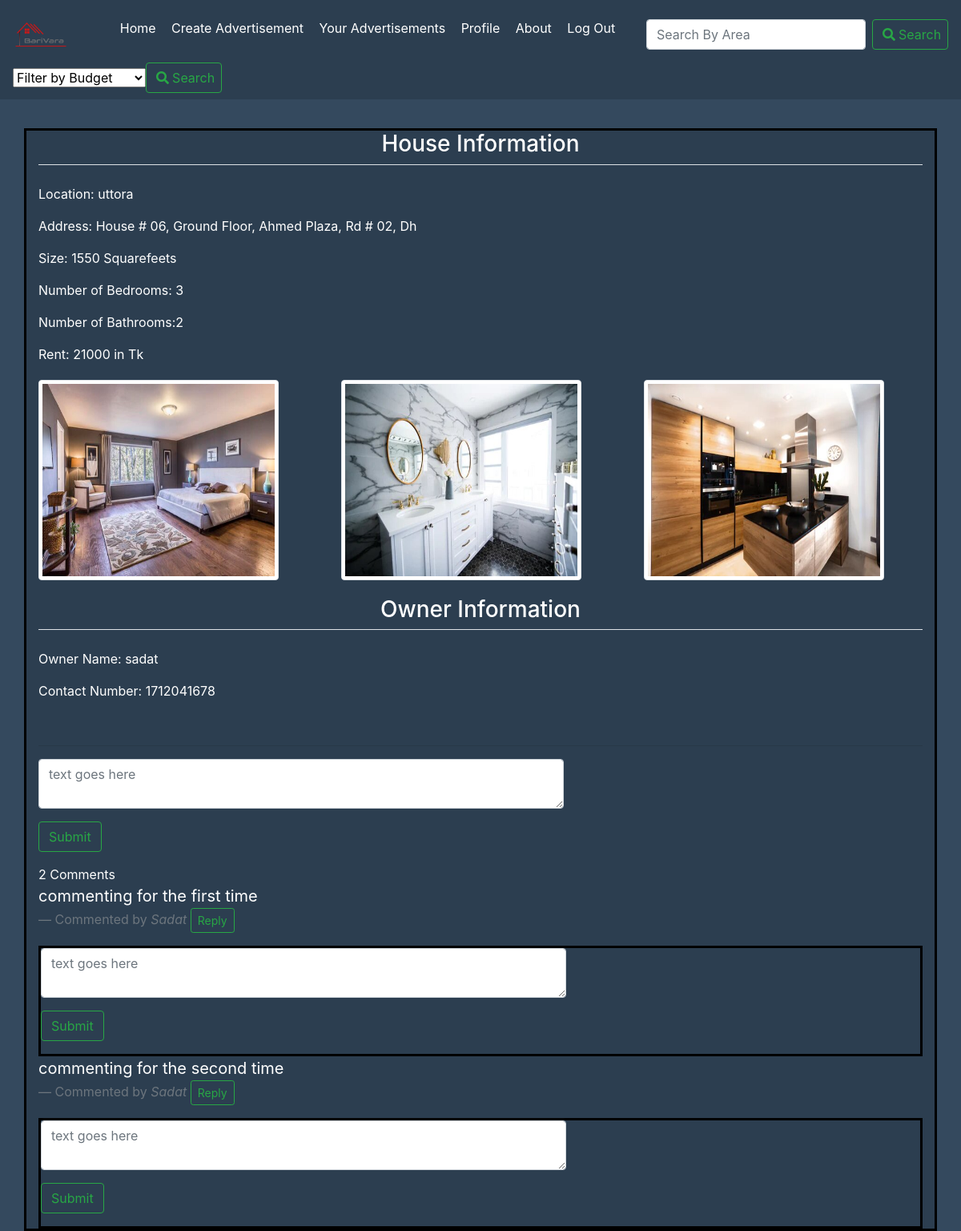
The page /BariVara/advertisement_details/8/ on the database its author committed.
### BariVara/models.py (models this page shows, shortened)
class advertisements(models.Model):
    PLACE=[
        ('mothijheel', 'Mothijheel'),
        ('bonosree', 'Bonosree'),
        ('mirpur', 'Mirpur'),
        ('khilgao', 'Khilgao'),
        ('gulshan', 'Gulshan'),
        ('badda', 'Badda'),
        ('uttora', 'Uttora'),
        ('banani', 'Banani'),
    ]
    place=models.CharField(max_length=30,choices=PLACE)
    address=models.CharField(max_length=50)
    bedroom=models.PositiveSmallIntegerField()
    bathroom=models.PositiveSmallIntegerField()
    rent=models.PositiveIntegerField()
    size=models.PositiveIntegerField()
    date_posted=models.DateTimeField(default=timezone.now)
    owner= models.ForeignKey(User,on_delete=models.CASCADE)
    number=models.PositiveIntegerField(null=True)

class images(models.Model):
    advertisement=models.ForeignKey(advertisements,on_delete=models.CASCADE)
    image=models.ImageField(upload_to='house_pics/',blank=True, null=True)

class Comment(models.Model):
    advertisement=models.ForeignKey(advertisements,on_delete=models.CASCADE)
    user=models.ForeignKey(User,on_delete=models.CASCADE)
    reply = models.ForeignKey('Comment' , null=True , related_name = "replies" , on_delete = models.CASCADE)
    content=models.TextField(max_length=200)
    timestamp=models.DateTimeField(auto_now_add=True)

### BariVara/views.py (the view)
# urls.py: path('advertisement_details/<int:id>/', views.advertisement_details, name='advertisement_details'),
def advertisement_details(request,id):
    advertisement = get_object_or_404(advertisements, id=id)
    Comments=Comment.objects.filter(advertisement=advertisements.objects.get(id=id) , reply = None)
    if request.method=='POST':
        form=commentForm(request.POST or None)
        if form.is_valid():
            content=request.POST.get('content')
            print(content)
            reply_id = request.POST.get('comment_id')
            print(reply_id)
            comment_qs = None
            if reply_id:
                comment_qs = Comment.objects.get(id=reply_id)
            comment=Comment.objects.create(advertisement=advertisements.objects.get(id=id),user=request.user,content=content , reply = comment_qs)
            print(content)
            comment.save()
            return HttpResponseRedirect(advertisement.get_absolute_url())
    else:
        form=commentForm()
    context={
        'advertisement':advertisements.objects.get(id=id),
        'comments':Comments,
        'form':form,
        }
    return render(request,'BariVara/advertisement_details.html',context)

### BariVara/forms.py
class commentForm(forms.ModelForm):
	content = forms.CharField(label="" , widget = forms.Textarea(attrs={'class': 'form-control' , 'placeholder': 'text goes here' , 'rows':'2' , 'cols': '60'}))
	class Meta:
		model = Comment
		fields = ('content',)

### BariVara/templates/BariVara/advertisement_details.html (shortened to what this page needs)
<!DOCTYPE html>
<html lang="en">
<head>
    {% load static %}
    <link rel="stylesheet" href="https://maxcdn.bootstrapcdn.com/bootstrap/4.0.0/css/bootstrap.min.css">
    <link rel="stylesheet" href="https://use.fontawesome.com/releases/v5.0.8/css/all.css">
</head>
<body>
    <nav class="navbar navbar-transparent " >
        <img src="{% static 'BariVara/Logo.png' %}">
        <ul>
            <li> <a href='{% url 'HomePage' %}'> Home </a></li>
            <li> <a href='{% url 'create_advertisements' %}'> Create Advertisement </a></li>
            <li> <a href='{% url 'your_advertisements' %}'> Your Advertisements </a></li>
            <li> <a href='{% url 'profile' %}'> Profile </a></li>
            <li> <a href="#"> About</a></li>
            <li> <a href='{% url 'logout' %}'> Log Out </a></li>
        </ul>
        <form method="get" action="/BariVara/search" class="form-inline">
          <input class="form-control mr-sm-2" type="search" placeholder="Search By Area"  aria-label="Search" name="query" id="query">
          <button class="btn btn-outline-success my-2 my-sm-0" type="submit"><i class="fas fa-search"></i><a>Search</a></button>
         </form>
        <form method="get" action="/BariVara/filter" class="form-inline">
          <select id="query" name="query">
            <option value="0">Filter by Budget</option>
            </select>
          <button class="btn btn-outline-success my-2 my-sm-0" type="submit"><i class="fas fa-search"></i><a>Search</a></button>
         </form>
    </nav>
   <div class="container">
         <legend class="border-bottom mb-4 text-center"><h3>House Information</h3></legend>
         <p>Location: {{ advertisement.place}}</p>
         <p>Address: {{ advertisement.address}}</p>
         <p>Size: {{ advertisement.size}} Squarefeets</p>
         <p>Number of Bedrooms: {{ advertisement.bedroom}}</p>
         <p>Number of Bathrooms:{{ advertisement.bathroom}}</p>
         <p>Rent: {{ advertisement.rent}} in Tk</p>
         <div class = "row gallery">
         {% for p in advertisement.images_set.all %}
            <div class="col-md -3">
               <img src="{{ p.image.url }}" width="50%" height="auto" alt="images" class="img-thumbnail">
            </div>
         {% endfor %}
         </div>
         <legend class="border-bottom mb-4 text-center"><h3>Owner Information</h3></legend>
         <p>Owner Name: {{ advertisement.owner}}</p>
         <p>Contact Number: {{ advertisement.number}}</p>
         <br>
         <hr>
         <div class="main-commment-section">
          <div class="container-fluid mt-2">
            <div class="form-group row">
              <form action ="" method="POST">
                {{ form.as_p}}
                <input type="submit" value="Submit" class="btn btn-outline-success">
              </form>
            </div>
           </div>
            {{ comments.count }} Comment{{ comments|pluralize }}
            {% for comment in comments %}
            <blockquote class="blockquote">
               <p class="mb-0">{{ comment.content }}</p>
               <footer class="blockquote-footer">Commented by <cite title="Source Title">{{ comment.user|capfirst }}</cite>
                 <button type ="button" name="button" class ="reply-btn btn btn-outline-success btn-sm">Reply</button>
               </footer>
             </blockquote>
          <div class="replied-comments container mt-2">
              <div class="form-group row">
                <form action ="" method="POST">
                  {{ form.as_p}}
                  <input type="submit" value="Submit" class="btn btn-outline-success">
                </form>
              </div>
             </div>
            {% endfor %}
         </div>
   </div>
</body>
</html>

### BariVara/templates/BariVara/advertisement_details.html (style rules this page uses)
body { background-color: #34495e; }
nav { width: 100%; background-color: #2C3E50; }
nav img { width: 6%; height: auto; }
nav ul li { list-style-type: none; display: inline-block; }
nav ul li a { text-decoration: none; color: white; padding-right: 15px; display: inline-block; border: none; }
nav form button i { margin-right: 6%; }
.container { border: 3px solid black; margin-top: 3%; background-color: #2c3e50; color: white; }
.gallery { margin-top: 20px; margin-bottom: 20px; }
.img-thumbnail { height: 250px; width: 300px; }

### rows shown on the page
advertisements: place "uttora", address "House # 06, Ground Floor, Ahmed Plaza, Rd # 02, Dh", size "1550", bedroom "3", bathroom "2", rent "21000", owner "sadat", number "1712041678"
images: image (picture)
images: image (picture)
images: image (picture)
Comment: content "commenting for the first time", user "Sadat"
Comment: content "commenting for the second time", user "Sadat"

### other values the page prints
{{ comments.count }} "2"
